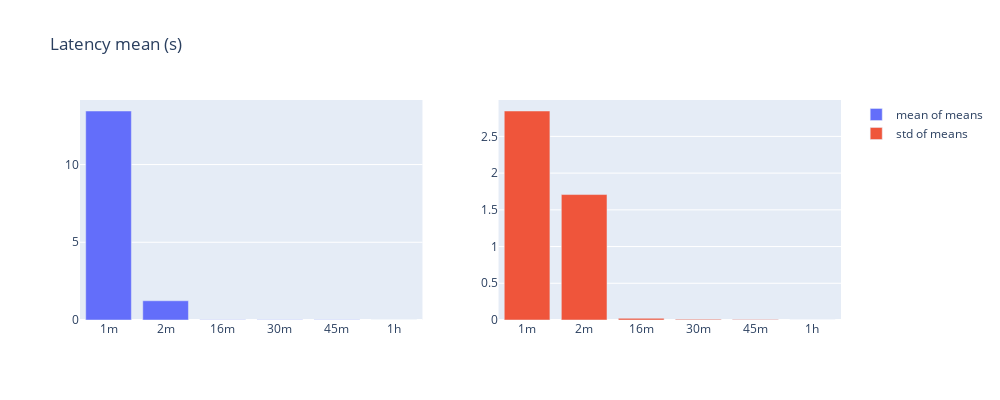

This figure's notebook cell:
### Code cell
bar_plot("Latency mean (s)", "latency_mean_plot", latency_mean)

### Figure 1 — Plotly figure (JSON) as saved in the notebook; plotly's stock layout.template omitted (floating-point values rounded to 4 significant figures)
{"data": [{"name": "mean of means", "type": "bar", "x": ["1m", "2m", "16m", "30m", "45m", "1h"], "xaxis": "x", "y": [13.45, 1.237, 0.02087, 0.01114, 0.01021, 0.006393], "yaxis": "y"}, {"name": "std of means", "type": "bar", "x": ["1m", "2m", "16m", "30m", "45m", "1h"], "xaxis": "x2", "y": [2.846, 1.708, 0.02254, 0.009538, 0.006353, 8.363e-05], "yaxis": "y2"}], "layout": {"height": 400, "title": {"text": "Latency mean (s)"}, "width": 1000, "xaxis": {"anchor": "y", "autorange": true, "domain": [0, 0.45], "range": [-0.5, 5.5], "type": "category"}, "xaxis2": {"anchor": "y2", "autorange": true, "domain": [0.55, 1], "range": [-0.5, 5.5], "type": "category"}, "yaxis": {"anchor": "x", "autorange": true, "domain": [0, 1], "range": [0, 14.15], "type": "linear"}, "yaxis2": {"anchor": "x2", "autorange": true, "domain": [0, 1], "range": [0, 2.996], "type": "linear"}}}
